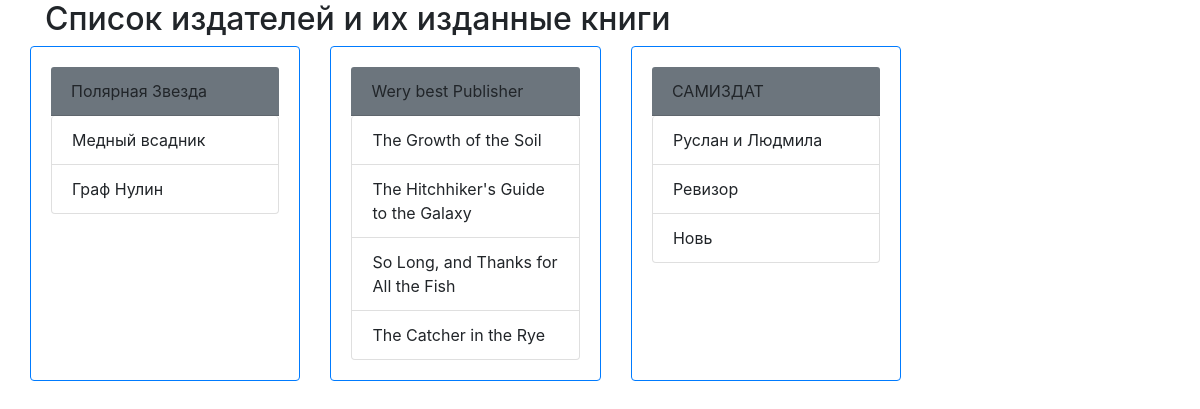
Page /publisher/ on the committed database.
### p_library/models.py (models this page shows, shortened)
class Publisher(models.Model):
	name = models.TextField()
	description = models.TextField()

class Book(models.Model):
	ISBN = models.CharField(max_length=13)
	title = models.TextField()
	description = models.TextField()
	year_release = models.SmallIntegerField()
	author = models.ForeignKey(Author, on_delete=models.CASCADE)
	publisher = models.ForeignKey(Publisher, on_delete=models.CASCADE, null=True, blank=True)
	copy_count = models.SmallIntegerField(default=1)
	price = models.DecimalField(default=0.00, max_digits=7, decimal_places=2)

### p_library/views.py (the view)
# urls.py: path('publisher/', views.publisher),
def publisher(request):
	template = loader.get_template('publisher.html')
	publishers = Publisher.objects.all()
	publishers_data = {"data": {publisher.name:
						list(Book.objects.filter(publisher=publisher.id).values_list("title", flat=True))
						 for publisher in publishers}}
	return HttpResponse(template.render(publishers_data, request))

### p_library/templates/publisher.html (shortened to what this page needs)
<!doctype html>
<html lang="en">
<head>
    <link rel="stylesheet" href="https://stackpath.bootstrapcdn.com/bootstrap/4.3.1/css/bootstrap.min.css">
</head>
<body>
<div class="container">
<h2>Список издателей и их изданные книги</h2>
<div class="row">
    <div class="card-deck">
    {% for p, books in data.items %}
    <div class="card border-primary">
        <div class="card-body">
        <div class="card-header bg-secondary">{{ p }}</div>
            <ul class="list-group">
            {% for book in books %}
                <li class="list-group-item">{{ book }}</li>
            {% endfor %}
            </ul>
        </div>
        </div>
    {% endfor %}
</div>
</div>
</div>
</body>
</html>

### rows in the picture
Publisher: data "Полярная Звезда"
Book: title "Медный всадник"
Book: title "Граф Нулин"
Publisher: data "Wery best Publisher"
Book: title "The Growth of the Soil"
Book: title "The Hitchhiker's Guide to the Galaxy"
Book: title "So Long, and Thanks for All the Fish"
Book: title "The Catcher in the Rye"
Publisher: data "САМИЗДАТ"
Book: title "Руслан и Людмила"
Book: title "Ревизор"
Book: title "Новь"
